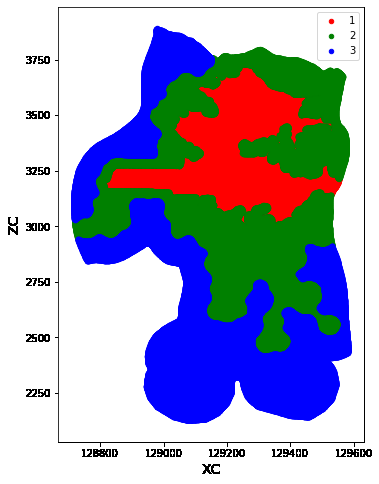
%> input picture Mapa_QP.png, 379 x 484 px, given in place of QP.png, which was not available
$ octave Mapas_PI.m   (GNU Octave 9; MATLAB toolbox functions it lacks are replaced by stand-ins)
%> lines starting %> are read from the running program, lines starting %| are printed output that depends on the picture; pictures that were not available may be replaced by others from this repository, and a replacement may not be noted
clear all
clc

%PREPARACION DE IMAGENES
QP_or = imread('QP.png');  % importar (imagen a color)
%> QP_or is the input picture: size 484x379x3 uint8; mean R, G, B 160.2, 162.6, 188.3
QP_gris = rgb2gray(QP_or);  % fotografia en escala de grises (0-255)
QP = im2double(QP_gris); % conversion a double para operar con las fotografias
%------
Logit_or = imread('Logit.png');
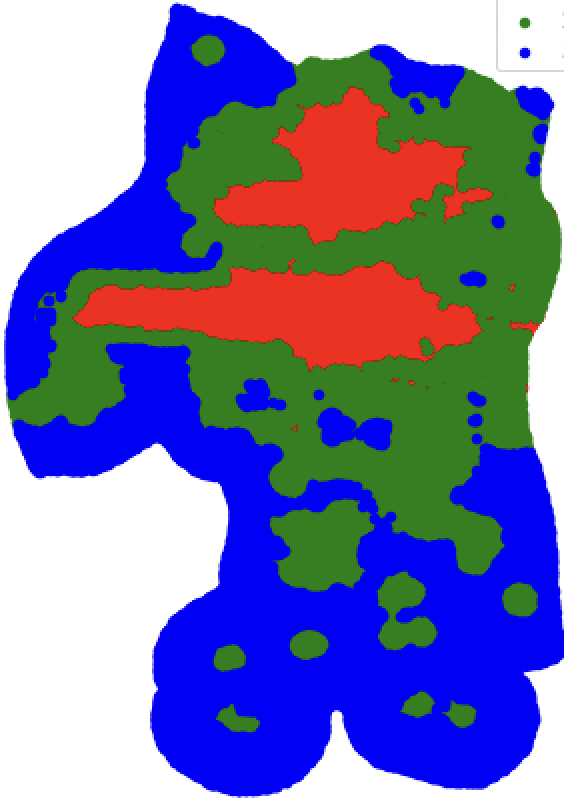
%> input picture Logit.png, 564 x 800 px
%> Logit_or is the input picture: size 800x564x3 uint8; mean R, G, B 117.3, 118, 170.2
Logit_gris = rgb2gray(Logit_or);
Logit = im2double(Logit_gris);
%-------------
KNN_or = imread('KNN.png');
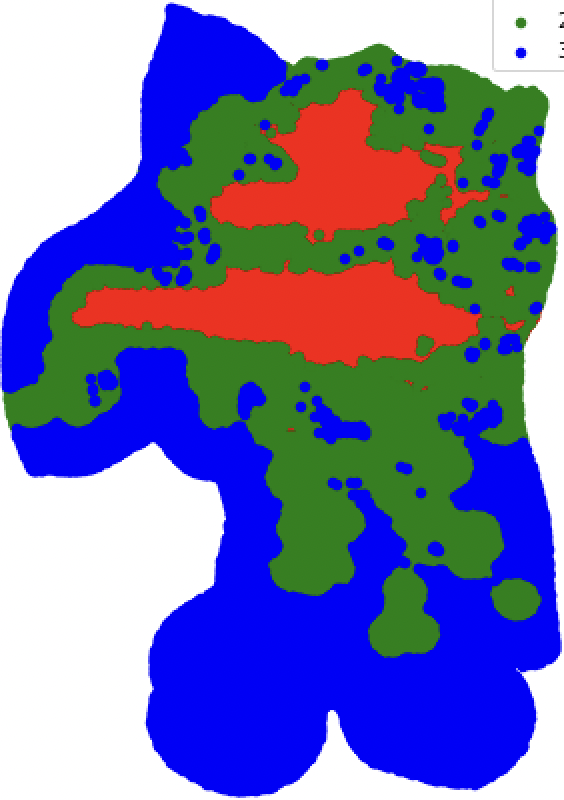
%> input picture KNN.png, 564 x 800 px
%> KNN_or is the input picture: size 800x564x3 uint8; mean R, G, B 116, 117, 172.1
KNN_gris = rgb2gray(KNN_or);
KNN = im2double(KNN_gris);
%-------------

DT_or = imread('DT_KNN.png');
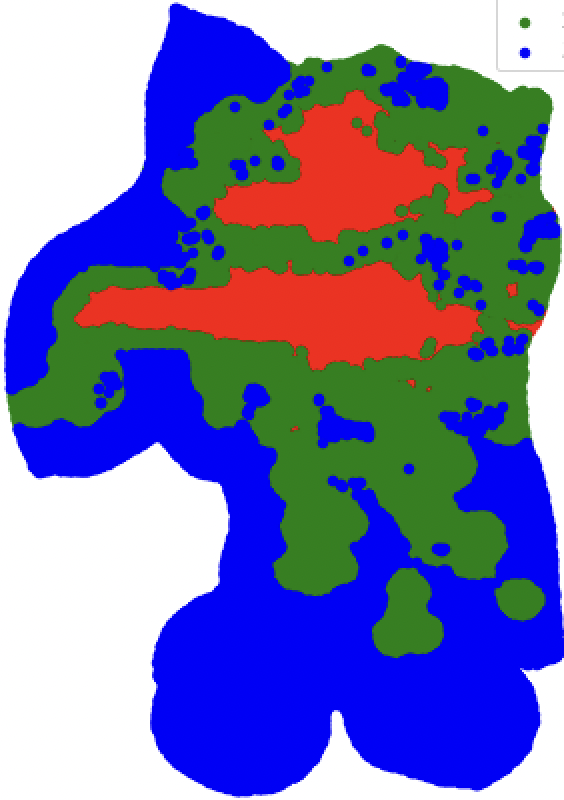
%> input picture DT_KNN.png, 564 x 800 px
%> DT_or is the input picture: size 800x564x3 uint8; mean R, G, B 116.2, 117, 172.5
DT_gris = rgb2gray(DT_or);
DT = im2double(DT_gris);

%-------------

KNN_DT_or = imread('KNN_DT_Final.png');
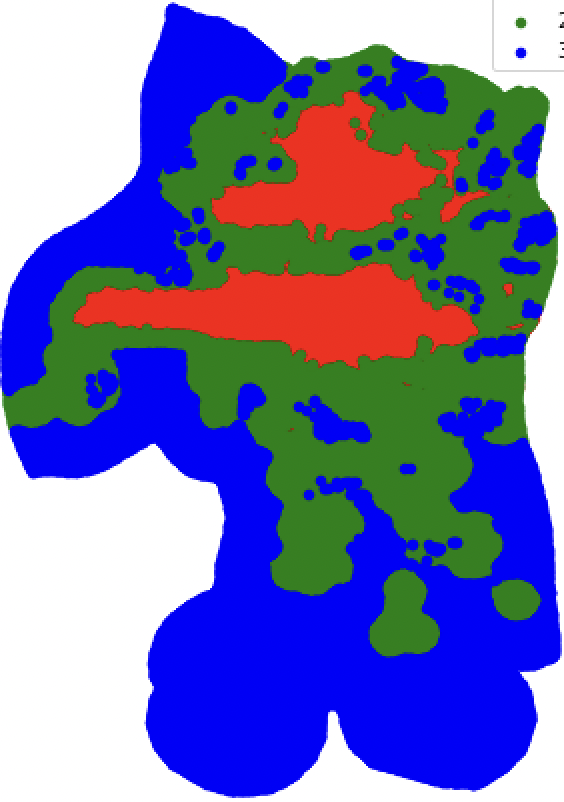
%> input picture KNN_DT_Final.png, 564 x 802 px
%> KNN_DT_or is the input picture: size 802x564x3 uint8; mean R, G, B 113.9, 115.5, 175.1
KNN_DT_gris = rgb2gray(KNN_DT_or);
KNN_DT = im2double(KNN_DT_gris);

%ESCOGER DIMENSION DE REFERENCIA DE IMAGENES Y CONVERTIR LAS RESTANTES

sizeref=size(QP);
%> sizeref = [484 379]

%%

QP_final = imresize(QP,[sizeref(1,1) sizeref(1,2)]);
%-----
Logit_final = imresize(Logit,[sizeref(1,1) sizeref(1,2)]);
%-----
KNN_final = imresize(KNN,[sizeref(1,1) sizeref(1,2)]);
%-----
DT_final = imresize(DT,[sizeref(1,1) sizeref(1,2)]);

KNN_DT_final= imresize(KNN_DT,[sizeref(1,1) sizeref(1,2)]);
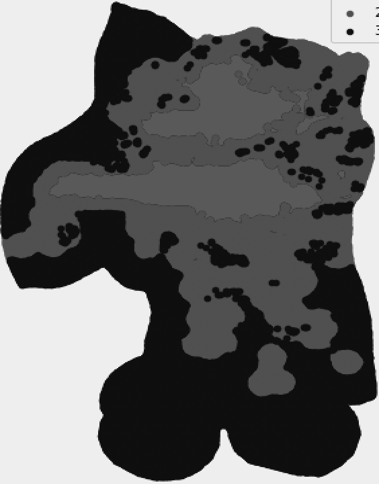
%> KNN_DT_final: size 484x379 double; min 0.0508, max 1.06, mean 0.478; drawn with min black and max white

%%

% QP - Logit
resQP_logit=QP_final-Logit_final;
QP_logit=[norm(resQP_logit,1);norm(resQP_logit, 2);norm(resQP_logit, inf);norm(resQP_logit, 'fro')]; %Vector de resultado de normas
%> QP_logit = [316; 110.3; 230.4; 184.9]

% QP - KNN
resQP_KNN=QP_final-KNN_final;
QP_KNN=[norm(resQP_KNN,1);norm(resQP_KNN, 2);norm(resQP_KNN, inf);norm(resQP_KNN, 'fro')]; %Vector de resultado de normas
%> QP_KNN = [301.1; 112.3; 233.8; 186.6]

% QP - DT
resQP_DT=QP_final-DT_final;
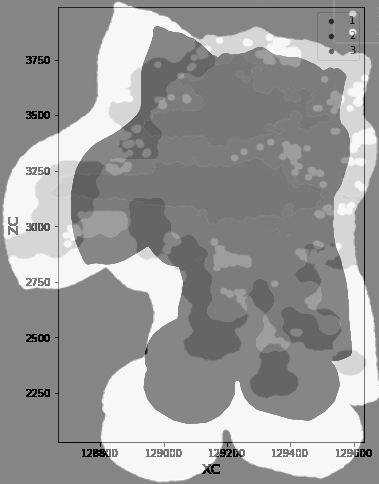
%> resQP_DT: size 484x379 double; min -1.05, max 0.949, mean 0.163; drawn with min black and max white
QP_DT=[norm(resQP_DT,1);norm(resQP_DT, 2);norm(resQP_DT, inf);norm(resQP_DT, 'fro')]; %Vector de resultado de normas
%> QP_DT = [324.6; 111.7; 233.5; 186]

% KNN - DT
resKNN_DT=KNN_final-DT_final;
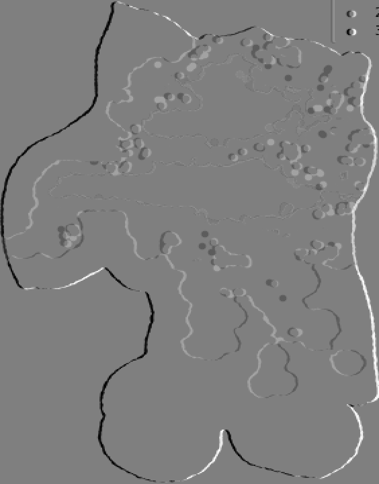
%> resKNN_DT: size 484x379 double; min -0.952, max 0.948, mean -0.000461; drawn with min black and max white
KNN_DT=[norm(resKNN_DT,1);norm(resKNN_DT, 2);norm(resKNN_DT, inf);norm(resKNN_DT, 'fro')]; %Vector de resultado de normas
%> KNN_DT = [59.66; 11.81; 20.75; 43.93]

% KNN - DT_Final

resKNN_DT_30=QP_final-KNN_DT_final;
QP_KNN_DT_30=[norm(resKNN_DT_30,1);norm(resKNN_DT_30, 2);norm(resKNN_DT_30, inf);norm(resKNN_DT_30, 'fro')]; %Vector de resultado de normas
%> QP_KNN_DT_30 = [310.6; 112.9; 233.9; 187.5]

% Ver las distancias entre las imagenes

QP_KNN
%> QP_KNN = [301.1; 112.3; 233.8; 186.6]
QP_DT
%> QP_DT = [324.6; 111.7; 233.5; 186]
QP_logit
%> QP_logit = [316; 110.3; 230.4; 184.9]
KNN_DT
%> KNN_DT = [59.66; 11.81; 20.75; 43.93]
QP_KNN_DT_30
%> QP_KNN_DT_30 = [310.6; 112.9; 233.9; 187.5]
